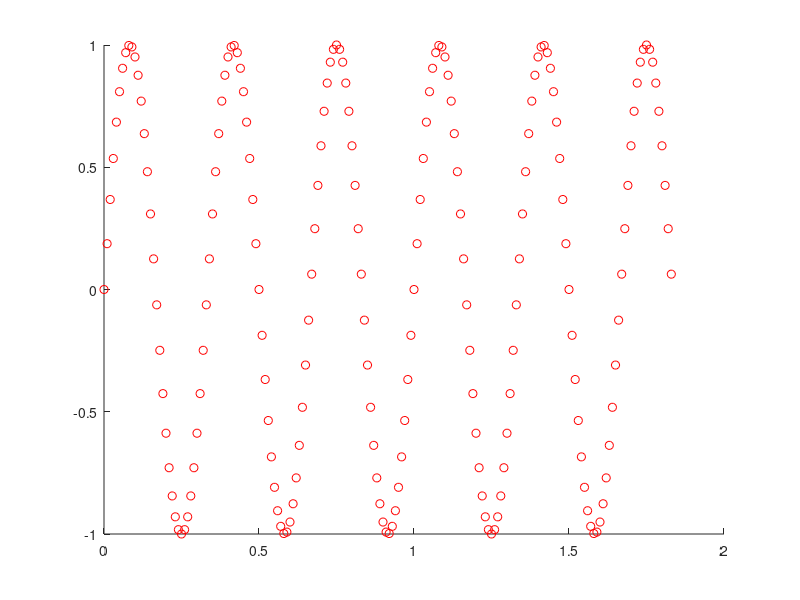
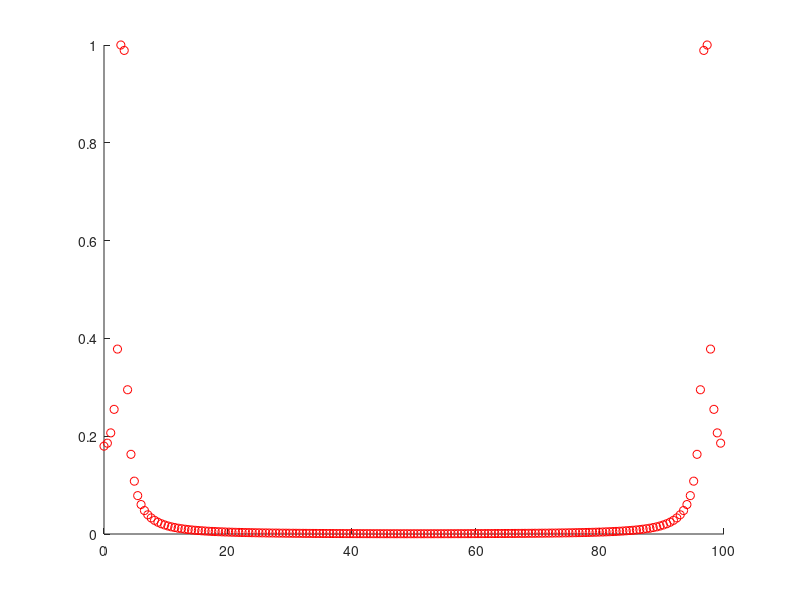
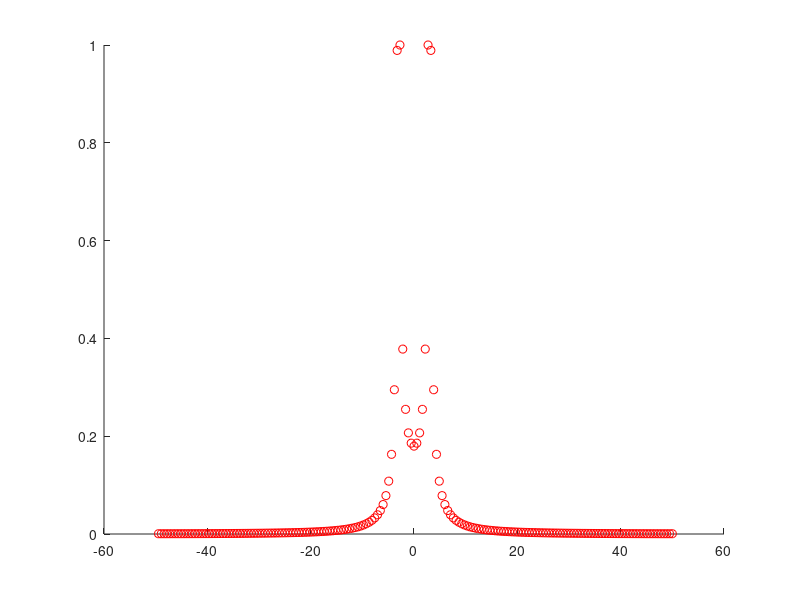

Here is the MATLAB script that generated these plots, in order:
function transform()
  % This fcn creates a sine wave of determined freq, then
  % Fourier transforms it.  This fcn demonstrates how the
  % time and frequency axes are related.  Info about
  % the time/frequency relationship is from: 
  % http://www.mathworks.com/help/matlab/math/fast-fourier-transform-fft.html?refresh=true
    
  M = 184;     % Number of sample points
  dt = .01;    % 10mS sample period.
  fs = 1/dt;   % Sample freq
  t = linspace(0, (M-1)*dt, M);   % Vector of timestamps
  
  w0 = 3;      % 3 Hz signal
  x = sin(2*pi*w0*t);             % Vector signal samples
  figure(1)
  % plot(t, x)
  hold on
  plot(t, x, 'ro')
  
  Xf = fft(x);       % Fast Fourier Transform
  Xf = Xf/max(Xf);   % Normalize
  w = linspace(0, (M-1)*(fs/M), M);   % Vector of frequency axis samples
  
  % Plot FT on scale where left freq is 0 and right is fs.
  figure(2)
  %plot(w, abs(Xf))
  hold on
  plot(w, abs(Xf), 'ro')
  
  % Shift over negative freqs on frequency axis in prep for fftshift
  w1 = w;
  w1(w >= fs/2) = w(w >= fs/2) - fs;
  figure(3)
  % This plots frequency spectrum on axis displaying negative and positive
  % frequency components.
  % plot(fftshift(w1), fftshift(abs(Xf)))
  hold on
  plot(fftshift(w1), fftshift(abs(Xf)), 'ro')  
end
